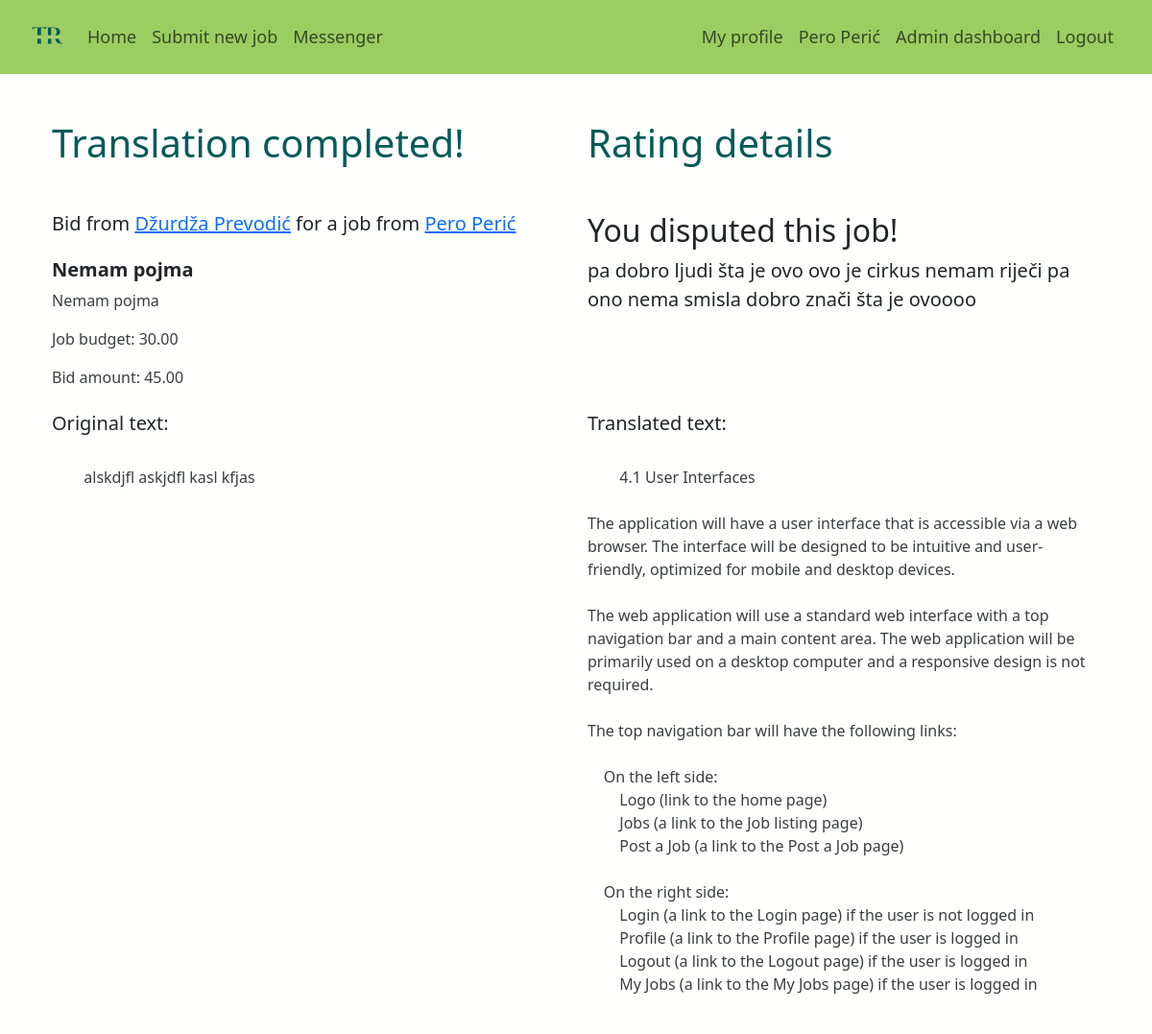
The page /app/bids/7 (signed in) on the database its author committed.
### app/models.py (models this page shows, shortened)
class Account(models.Model):
    user = models.OneToOneField(User, on_delete=models.CASCADE)
    name = models.CharField(max_length=100)
    balance = models.DecimalField(max_digits=8, decimal_places=2, default=0)
    translator = models.BooleanField()

class Bid(models.Model):
    bidder = models.ForeignKey(User, on_delete=models.CASCADE)
    job = models.ForeignKey(Job, on_delete=models.CASCADE)
    price = models.DecimalField(max_digits=8, decimal_places=2)
    accepted = models.BooleanField(default=False)
    completed = models.BooleanField(default=False)

class Job(models.Model):
    class Status(models.TextChoices):
        AVAILABLE = 'available', "Available"
        ASSIGNED = 'assigned', "Assigned"
        IN_PROGRESS = 'in_progress', "In Progress"
        COMPLETED = 'completed', "Completed"
    class Field(models.TextChoices):
        ART = 'art', "Art"
        BUS = 'business', "Business"
        COMP = 'computers', "Computers"
        EDU = 'education', "Education"
        ENG = 'engineering', "Engineering"
        FIN = 'finance', "Finance"
        LAW = 'law', "Law"
        LIT = 'literature', "Literature"
        MED = 'medicine', "Medicine"
        SCI = 'science', "Science"
        SOC = 'social_sciences', "Social Sciences"
        TECH = 'technology', "Technology"
    class Language(models.TextChoices):
        ENG = 'en', "English"
        SPA = 'spa', "Spanish"
        FRE = 'fr', "French"
        GER = 'de', "German"
        ITA = 'it', "Italian"
        JPN = 'ja', "Japanese"
        CRO = 'hr', "Croatian"
    user = models.ForeignKey(User, on_delete=models.CASCADE)
    title = models.CharField(max_length=256)
    description = models.CharField(max_length=512)
    source_lang = models.CharField(
            max_length=3,
            choices=Language.choices,
            default=Language.ENG,
    )
    target_lang = models.CharField(
            max_length=3,
            choices=Language.choices,
            default=Language.CRO,
    )
    field = models.CharField(
            max_length=100,
            choices=Field.choices,
            default=Field.ENG,
    )
    budget = models.DecimalField(max_digits=8, decimal_places=2)
    text = models.TextField()
    status = models.CharField(
            max_length=100,
            choices=Status.choices,
            default=Status.AVAILABLE,
    )
    translation = models.TextField(blank=True, null=True)

class Dispute(models.Model):
    user = models.ForeignKey(User, on_delete=models.CASCADE)
    job = models.ForeignKey(Job, on_delete=models.CASCADE)
    bid = models.OneToOneField(Bid, on_delete=models.CASCADE)
    reason = models.TextField(blank=False, null=False)

### app/views.py (the view)
# urls.py: path('bids/<int:bid_id>', views.bid_detail, name="bid_detail"),
@login_required
def bid_detail(request, bid_id):
    bid = get_object_or_404(Bid, pk=bid_id)
    job = bid.job
    form = DisputeForm()
    if request.user == bid.bidder or request.user == job.user:
        context = {
            'bid': bid,
            'job': job,
            'form': form,
        }
        return render(request, 'app/bid_detail.html', context)
    else:
        return HttpResponseRedirect(reverse('home_path'))

### app/templates/app/bid_detail.html (shortened to what this page needs)
{% extends 'app/base.html' %}
{% load widget_tweaks %}
{% block content %}
<div class="container">
  <div class="row">
    <div class="col-md-6">
      <h1 class="mb-5 mt-5">Translation completed!</h1>
      <p class="h5">
        Bid from <a href="{% url 'accounts:profile' bid.bidder.id %}">{{ bid.bidder.account.name }}</a>
        for a job from <a href="{% url 'accounts:profile' job.user.id %}">{{ job.user.account.name }}</a>
      </p>
      <div class="my-4">
        <p class="mb-2 fw-bold h5">{{ job.title }}</p>
        <p>{{ job.description }}</p>
        <p> Job budget: {{ job.budget }} </p>
        <p> Bid amount: {{ bid.price }} </p>
      </div>
    </div>
    <div class="col-md-6">
      <h1 class="mb-5 mt-5">Rating details</h1>
      {% if bid.rating  %}
        {% if user == bid.bidder %}
          <h2>You were rated: {{ bid.rating.rating }}</h2>
        {% elif user == bid.job.user %}
          <h2>You rated this job: {{ bid.rating.rating }}</h2>
        {% endif %}
      {% elif bid.dispute  %}
        {% if user == bid.bidder %}
          <h2>Your job got disputed!</h2>
          <p>Waiting for an admin to resolve...</p>
          <blockquote class="blockquote">
            {{ bid.dispute.reason }}
          </blockquote>
        {% elif user == bid.job.user %}
          <h2>You disputed this job!</h2>
          <blockquote class="blockquote">
            {{ bid.dispute.reason }}
          </blockquote>
        {% endif %}
      {% endif %}
    </div>
    <div class="col-md-6">
      <h5>Original text:</h5>
      <p class="with-whitespace">
        {{ job.text }}
      </p>
    </div>
    <div class="col-md-6">
      <h5>Translated text: </h5>
      <p class="with-whitespace">
        {{ job.translation }}
      </p>
    </div>
  </div>
</div>
{% endblock %}

### app/templates/app/base.html (shortened to what this page needs)
{% load static %}
<html>
  <head>
    <link href="https://cdn.jsdelivr.net/npm/bootstrap@5.3.0-alpha1/dist/css/bootstrap.min.css" rel="stylesheet">
    <link rel="stylesheet" href="{% static 'app/css/app.css' %}">
  </head>
  <body>
    <nav class="navbar navbar-expand-lg">
      <div class="container-fluid  p-2 ms-4 me-4">
          <a class="navbar-brand" href="/"><img class="logo" src="../../static/app/images/logo.png"></a>
          <div class="collapse navbar-collapse" id="navbarText">
            <ul class="navbar-nav me-auto mb-2 mb-lg-0">
              <li class="nav-item active">
                <a class="nav-link" href="/">Home</a>
              </li>
              {% if user.is_authenticated %}
                <li class="nav-item">
                    <a class="nav-link" aria-current="page" href="{% url 'app:new_job'  %}">Submit new job</a>
                </li>
                <li class="nav-item">
                  <a class="nav-link" aria-current="page" href="{% url 'messenger:messenger'  %}">Messenger</a>
              </li>
              {% endif %}
            </ul>
            <ul class="navbar-nav ms-auto mb-2 mb-lg-0">
              {% if user.is_authenticated %}
                <li class="nav-item">
                  <a class="nav-link" href="{% url 'accounts:profile' user.id %}">My profile</a>
                </li>
                <li class="nav-item">
                  <a class="nav-link" href="{% url 'accounts:dashboard' %}">{{ user.account.name }}</a>
                </li>
                {% if user.is_superuser %}
                  <li class="nav-item">
                    <a class="nav-link" href="/admin">Admin dashboard</a>
                  </li>
                {% endif %}
                <li class="nav-item">
                  <a class="nav-link" href="{% url 'logout' %}">Logout</a>
                </li>
              {% endif %}
            </ul>
          </div>
      </div>
    </nav>
    <div class="content container">
      <div class="row">
        <div class="col-md-12">
          {% block content %}
          {% endblock %}
        </div>
      </div>
    </div>
  </body>
</html>

### app/static/app/css/app.css (style rules this page uses)
body { background-color: #fffffe; }
h1 { color: #045B57; }
p { color: #3C3D42; }
nav { background-color: #9CCD62; }
.nav-link { font-size: 18px !important; }
.logo { max-height: 35px; }
.with-whitespace { white-space: pre-wrap; }

### rows shown on the page
Bid: bidder.account.name "Džurdža Prevodić", price "45.00", dispute.reason "pa dobro ljudi šta je ovo ovo je cirkus nemam riječi pa ono nema smisla dobro znači šta je ovoooo"
Job: user.account.name "Pero Perić", title "Nemam pojma", description "Nemam pojma", budget "30.00", text "alskdjfl askjdfl kasl kfjas", translation "4.1 User Interfaces The application will have a user interface that is accessible via a web browser. The interface will be designed to be intuitive and user-friendly, optimized for mobile and desktop devices. The web application will use a standard web interface with a top navigation bar and a main content area. The web application will be primarily used on a desktop computer and a responsive design is not required. The top navigation bar will have the following links: On the left side: Logo (link to the home page) Jobs (a link to the Job listing page) Post a Job (a link to the Post a Job page) On the right side: Login (a link to the Login page) if the user is not logged in Profile (a link…"

### other values the page prints
{{ user.account.name }} "Pero Perić"
